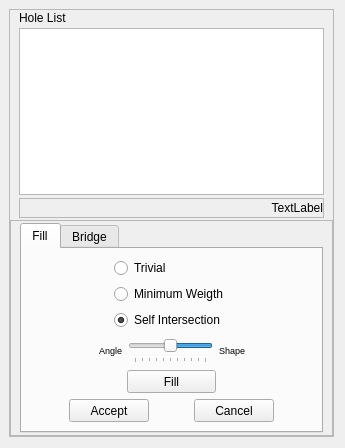
<?xml version="1.0" encoding="UTF-8"?>
<ui version="4.0">
 <class>FillerWidget</class>
 <widget class="QWidget" name="FillerWidget">
  <property name="windowModality">
   <enum>Qt::NonModal</enum>
  </property>
  <property name="geometry">
   <rect>
    <x>0</x>
    <y>0</y>
    <width>345</width>
    <height>448</height>
   </rect>
  </property>
  <property name="sizePolicy">
   <sizepolicy hsizetype="Preferred" vsizetype="Preferred">
    <horstretch>0</horstretch>
    <verstretch>0</verstretch>
   </sizepolicy>
  </property>
  <property name="minimumSize">
   <size>
    <width>0</width>
    <height>0</height>
   </size>
  </property>
  <property name="sizeIncrement">
   <size>
    <width>0</width>
    <height>0</height>
   </size>
  </property>
  <property name="contextMenuPolicy">
   <enum>Qt::DefaultContextMenu</enum>
  </property>
  <property name="windowTitle">
   <string>Edit Hole</string>
  </property>
  <layout class="QVBoxLayout">
   <property name="leftMargin">
    <number>9</number>
   </property>
   <property name="topMargin">
    <number>9</number>
   </property>
   <item>
    <widget class="QFrame" name="frame_main">
     <property name="sizePolicy">
      <sizepolicy hsizetype="Preferred" vsizetype="Preferred">
       <horstretch>0</horstretch>
       <verstretch>0</verstretch>
      </sizepolicy>
     </property>
     <property name="minimumSize">
      <size>
       <width>198</width>
       <height>410</height>
      </size>
     </property>
     <property name="frameShape">
      <enum>QFrame::StyledPanel</enum>
     </property>
     <property name="frameShadow">
      <enum>QFrame::Raised</enum>
     </property>
     <layout class="QVBoxLayout">
      <property name="spacing">
       <number>2</number>
      </property>
      <property name="margin">
       <number>0</number>
      </property>
      <item>
       <widget class="QFrame" name="frame_list">
        <property name="minimumSize">
         <size>
          <width>200</width>
          <height>150</height>
         </size>
        </property>
        <property name="sizeIncrement">
         <size>
          <width>5</width>
          <height>5</height>
         </size>
        </property>
        <property name="baseSize">
         <size>
          <width>5</width>
          <height>5</height>
         </size>
        </property>
        <layout class="QVBoxLayout" name="verticalLayout">
         <property name="spacing">
          <number>3</number>
         </property>
         <property name="topMargin">
          <number>0</number>
         </property>
         <property name="bottomMargin">
          <number>0</number>
         </property>
         <item>
          <widget class="QLabel" name="label_1">
           <property name="sizePolicy">
            <sizepolicy hsizetype="Fixed" vsizetype="Fixed">
             <horstretch>0</horstretch>
             <verstretch>0</verstretch>
            </sizepolicy>
           </property>
           <property name="minimumSize">
            <size>
             <width>80</width>
             <height>15</height>
            </size>
           </property>
           <property name="layoutDirection">
            <enum>Qt::LeftToRight</enum>
           </property>
           <property name="text">
            <string>Hole List</string>
           </property>
          </widget>
         </item>
         <item>
          <widget class="QTreeView" name="holeTree">
           <property name="sizePolicy">
            <sizepolicy hsizetype="Preferred" vsizetype="Preferred">
             <horstretch>0</horstretch>
             <verstretch>0</verstretch>
            </sizepolicy>
           </property>
           <property name="minimumSize">
            <size>
             <width>180</width>
             <height>130</height>
            </size>
           </property>
           <property name="sizeIncrement">
            <size>
             <width>5</width>
             <height>4</height>
            </size>
           </property>
           <property name="baseSize">
            <size>
             <width>5</width>
             <height>5</height>
            </size>
           </property>
           <property name="alternatingRowColors">
            <bool>true</bool>
           </property>
           <property name="selectionMode">
            <enum>QAbstractItemView::NoSelection</enum>
           </property>
           <property name="textElideMode">
            <enum>Qt::ElideNone</enum>
           </property>
           <property name="rootIsDecorated">
            <bool>false</bool>
           </property>
           <property name="itemsExpandable">
            <bool>false</bool>
           </property>
           <property name="sortingEnabled">
            <bool>true</bool>
           </property>
          </widget>
         </item>
         <item>
          <widget class="QFrame" name="frame">
           <property name="minimumSize">
            <size>
             <width>0</width>
             <height>20</height>
            </size>
           </property>
           <property name="frameShape">
            <enum>QFrame::StyledPanel</enum>
           </property>
           <property name="frameShadow">
            <enum>QFrame::Raised</enum>
           </property>
           <layout class="QGridLayout" name="gridLayout">
            <property name="margin">
             <number>0</number>
            </property>
            <property name="spacing">
             <number>0</number>
            </property>
            <item row="0" column="0">
             <layout class="QHBoxLayout" name="horizontalLayout">
              <item>
               <spacer name="horizontalSpacer">
                <property name="orientation">
                 <enum>Qt::Horizontal</enum>
                </property>
                <property name="sizeHint" stdset="0">
                 <size>
                  <width>40</width>
                  <height>20</height>
                 </size>
                </property>
               </spacer>
              </item>
              <item>
               <widget class="QLabel" name="infoLbl">
                <property name="minimumSize">
                 <size>
                  <width>200</width>
                  <height>0</height>
                 </size>
                </property>
                <property name="text">
                 <string>TextLabel</string>
                </property>
                <property name="alignment">
                 <set>Qt::AlignRight|Qt::AlignTrailing|Qt::AlignVCenter</set>
                </property>
               </widget>
              </item>
             </layout>
            </item>
           </layout>
          </widget>
         </item>
        </layout>
       </widget>
      </item>
      <item>
       <widget class="QFrame" name="frame_option">
        <property name="sizePolicy">
         <sizepolicy hsizetype="Preferred" vsizetype="Fixed">
          <horstretch>0</horstretch>
          <verstretch>0</verstretch>
         </sizepolicy>
        </property>
        <property name="minimumSize">
         <size>
          <width>200</width>
          <height>216</height>
         </size>
        </property>
        <property name="frameShape">
         <enum>QFrame::StyledPanel</enum>
        </property>
        <property name="frameShadow">
         <enum>QFrame::Raised</enum>
        </property>
        <layout class="QHBoxLayout">
         <property name="topMargin">
          <number>0</number>
         </property>
         <property name="bottomMargin">
          <number>0</number>
         </property>
         <item>
          <widget class="QTabWidget" name="operationTab">
           <property name="sizePolicy">
            <sizepolicy hsizetype="Minimum" vsizetype="Fixed">
             <horstretch>0</horstretch>
             <verstretch>0</verstretch>
            </sizepolicy>
           </property>
           <property name="minimumSize">
            <size>
             <width>180</width>
             <height>205</height>
            </size>
           </property>
           <property name="currentIndex">
            <number>0</number>
           </property>
           <property name="elideMode">
            <enum>Qt::ElideNone</enum>
           </property>
           <widget class="QWidget" name="fillTab">
            <attribute name="title">
             <string>Fill</string>
            </attribute>
            <layout class="QGridLayout">
             <item row="0" column="0" colspan="3">
              <layout class="QGridLayout">
               <item row="0" column="1">
                <widget class="QRadioButton" name="trivialRBtn">
                 <property name="layoutDirection">
                  <enum>Qt::LeftToRight</enum>
                 </property>
                 <property name="text">
                  <string>Trivial</string>
                 </property>
                 <property name="checked">
                  <bool>false</bool>
                 </property>
                </widget>
               </item>
               <item row="1" column="0">
                <spacer>
                 <property name="orientation">
                  <enum>Qt::Horizontal</enum>
                 </property>
                 <property name="sizeHint" stdset="0">
                  <size>
                   <width>40</width>
                   <height>20</height>
                  </size>
                 </property>
                </spacer>
               </item>
               <item row="1" column="1">
                <widget class="QRadioButton" name="minWRBtn">
                 <property name="text">
                  <string>Minimum Weigth</string>
                 </property>
                </widget>
               </item>
               <item row="1" column="2">
                <spacer>
                 <property name="orientation">
                  <enum>Qt::Horizontal</enum>
                 </property>
                 <property name="sizeHint" stdset="0">
                  <size>
                   <width>40</width>
                   <height>20</height>
                  </size>
                 </property>
                </spacer>
               </item>
               <item row="2" column="1">
                <widget class="QRadioButton" name="selfIntersRBtn">
                 <property name="text">
                  <string>Self Intersection</string>
                 </property>
                 <property name="checked">
                  <bool>true</bool>
                 </property>
                </widget>
               </item>
              </layout>
             </item>
             <item row="1" column="0" colspan="3">
              <layout class="QHBoxLayout">
               <item>
                <spacer>
                 <property name="orientation">
                  <enum>Qt::Horizontal</enum>
                 </property>
                 <property name="sizeHint" stdset="0">
                  <size>
                   <width>0</width>
                   <height>20</height>
                  </size>
                 </property>
                </spacer>
               </item>
               <item>
                <widget class="QLabel" name="label">
                 <property name="font">
                  <font>
                   <pointsize>7</pointsize>
                  </font>
                 </property>
                 <property name="text">
                  <string>Angle</string>
                 </property>
                 <property name="textFormat">
                  <enum>Qt::AutoText</enum>
                 </property>
                 <property name="alignment">
                  <set>Qt::AlignRight|Qt::AlignTrailing|Qt::AlignVCenter</set>
                 </property>
                </widget>
               </item>
               <item>
                <widget class="QSlider" name="diedralWeightSld">
                 <property name="minimumSize">
                  <size>
                   <width>85</width>
                   <height>26</height>
                  </size>
                 </property>
                 <property name="maximumSize">
                  <size>
                   <width>170</width>
                   <height>16777215</height>
                  </size>
                 </property>
                 <property name="maximum">
                  <number>100</number>
                 </property>
                 <property name="sliderPosition">
                  <number>50</number>
                 </property>
                 <property name="tracking">
                  <bool>true</bool>
                 </property>
                 <property name="orientation">
                  <enum>Qt::Horizontal</enum>
                 </property>
                 <property name="invertedAppearance">
                  <bool>true</bool>
                 </property>
                 <property name="tickPosition">
                  <enum>QSlider::TicksBelow</enum>
                 </property>
                 <property name="tickInterval">
                  <number>0</number>
                 </property>
                </widget>
               </item>
               <item>
                <widget class="QLabel" name="label_2">
                 <property name="font">
                  <font>
                   <pointsize>7</pointsize>
                  </font>
                 </property>
                 <property name="text">
                  <string>Shape</string>
                 </property>
                 <property name="textFormat">
                  <enum>Qt::AutoText</enum>
                 </property>
                </widget>
               </item>
               <item>
                <spacer>
                 <property name="orientation">
                  <enum>Qt::Horizontal</enum>
                 </property>
                 <property name="sizeHint" stdset="0">
                  <size>
                   <width>0</width>
                   <height>20</height>
                  </size>
                 </property>
                </spacer>
               </item>
              </layout>
             </item>
             <item row="2" column="0">
              <spacer>
               <property name="orientation">
                <enum>Qt::Horizontal</enum>
               </property>
               <property name="sizeHint" stdset="0">
                <size>
                 <width>40</width>
                 <height>20</height>
                </size>
               </property>
              </spacer>
             </item>
             <item row="2" column="1">
              <widget class="QPushButton" name="fillButton">
               <property name="sizePolicy">
                <sizepolicy hsizetype="Expanding" vsizetype="Fixed">
                 <horstretch>0</horstretch>
                 <verstretch>0</verstretch>
                </sizepolicy>
               </property>
               <property name="minimumSize">
                <size>
                 <width>70</width>
                 <height>23</height>
                </size>
               </property>
               <property name="maximumSize">
                <size>
                 <width>200</width>
                 <height>23</height>
                </size>
               </property>
               <property name="text">
                <string>Fill</string>
               </property>
              </widget>
             </item>
             <item row="2" column="2">
              <spacer>
               <property name="orientation">
                <enum>Qt::Horizontal</enum>
               </property>
               <property name="sizeHint" stdset="0">
                <size>
                 <width>40</width>
                 <height>20</height>
                </size>
               </property>
              </spacer>
             </item>
             <item row="3" column="0" colspan="3">
              <layout class="QHBoxLayout">
               <item>
                <spacer>
                 <property name="orientation">
                  <enum>Qt::Horizontal</enum>
                 </property>
                 <property name="sizeHint" stdset="0">
                  <size>
                   <width>0</width>
                   <height>20</height>
                  </size>
                 </property>
                </spacer>
               </item>
               <item>
                <widget class="QPushButton" name="acceptFillBtn">
                 <property name="enabled">
                  <bool>true</bool>
                 </property>
                 <property name="sizePolicy">
                  <sizepolicy hsizetype="Expanding" vsizetype="Fixed">
                   <horstretch>0</horstretch>
                   <verstretch>0</verstretch>
                  </sizepolicy>
                 </property>
                 <property name="minimumSize">
                  <size>
                   <width>70</width>
                   <height>23</height>
                  </size>
                 </property>
                 <property name="maximumSize">
                  <size>
                   <width>140</width>
                   <height>23</height>
                  </size>
                 </property>
                 <property name="text">
                  <string>Accept</string>
                 </property>
                </widget>
               </item>
               <item>
                <spacer>
                 <property name="orientation">
                  <enum>Qt::Horizontal</enum>
                 </property>
                 <property name="sizeHint" stdset="0">
                  <size>
                   <width>30</width>
                   <height>20</height>
                  </size>
                 </property>
                </spacer>
               </item>
               <item>
                <widget class="QPushButton" name="cancelFillBtn">
                 <property name="enabled">
                  <bool>true</bool>
                 </property>
                 <property name="sizePolicy">
                  <sizepolicy hsizetype="Expanding" vsizetype="Fixed">
                   <horstretch>0</horstretch>
                   <verstretch>0</verstretch>
                  </sizepolicy>
                 </property>
                 <property name="minimumSize">
                  <size>
                   <width>70</width>
                   <height>23</height>
                  </size>
                 </property>
                 <property name="maximumSize">
                  <size>
                   <width>140</width>
                   <height>23</height>
                  </size>
                 </property>
                 <property name="text">
                  <string>Cancel</string>
                 </property>
                </widget>
               </item>
               <item>
                <spacer>
                 <property name="orientation">
                  <enum>Qt::Horizontal</enum>
                 </property>
                 <property name="sizeHint" stdset="0">
                  <size>
                   <width>0</width>
                   <height>20</height>
                  </size>
                 </property>
                </spacer>
               </item>
              </layout>
             </item>
            </layout>
           </widget>
           <widget class="QWidget" name="bridgeTab">
            <attribute name="title">
             <string>Bridge</string>
            </attribute>
            <layout class="QGridLayout">
             <item row="0" column="0" colspan="3">
              <layout class="QHBoxLayout">
               <item>
                <spacer>
                 <property name="orientation">
                  <enum>Qt::Horizontal</enum>
                 </property>
                 <property name="sizeHint" stdset="0">
                  <size>
                   <width>10</width>
                   <height>20</height>
                  </size>
                 </property>
                </spacer>
               </item>
               <item>
                <widget class="QGroupBox" name="groupBox">
                 <property name="sizePolicy">
                  <sizepolicy hsizetype="Preferred" vsizetype="Fixed">
                   <horstretch>2</horstretch>
                   <verstretch>0</verstretch>
                  </sizepolicy>
                 </property>
                 <property name="minimumSize">
                  <size>
                   <width>160</width>
                   <height>73</height>
                  </size>
                 </property>
                 <property name="maximumSize">
                  <size>
                   <width>250</width>
                   <height>73</height>
                  </size>
                 </property>
                 <property name="title">
                  <string>Automatic bridging</string>
                 </property>
                 <property name="alignment">
                  <set>Qt::AlignLeading</set>
                 </property>
                 <layout class="QGridLayout">
                  <property name="topMargin">
                   <number>3</number>
                  </property>
                  <property name="bottomMargin">
                   <number>3</number>
                  </property>
                  <property name="verticalSpacing">
                   <number>2</number>
                  </property>
                  <item row="0" column="0" colspan="2">
                   <layout class="QHBoxLayout">
                    <property name="spacing">
                     <number>5</number>
                    </property>
                    <item>
                     <widget class="QCheckBox" name="selfHoleChkB">
                      <property name="sizePolicy">
                       <sizepolicy hsizetype="Minimum" vsizetype="Fixed">
                        <horstretch>0</horstretch>
                        <verstretch>0</verstretch>
                       </sizepolicy>
                      </property>
                      <property name="text">
                       <string>Self hole Bridge</string>
                      </property>
                      <property name="checked">
                       <bool>false</bool>
                      </property>
                     </widget>
                    </item>
                    <item>
                     <spacer>
                      <property name="orientation">
                       <enum>Qt::Horizontal</enum>
                      </property>
                      <property name="sizeHint" stdset="0">
                       <size>
                        <width>0</width>
                        <height>16</height>
                       </size>
                      </property>
                     </spacer>
                    </item>
                    <item>
                     <widget class="QPushButton" name="autoBridgeBtn">
                      <property name="minimumSize">
                       <size>
                        <width>40</width>
                        <height>23</height>
                       </size>
                      </property>
                      <property name="maximumSize">
                       <size>
                        <width>70</width>
                        <height>23</height>
                       </size>
                      </property>
                      <property name="layoutDirection">
                       <enum>Qt::LeftToRight</enum>
                      </property>
                      <property name="text">
                       <string>Build</string>
                      </property>
                     </widget>
                    </item>
                   </layout>
                  </item>
                  <item row="1" column="0">
                   <layout class="QHBoxLayout">
                    <item>
                     <widget class="QLabel" name="label_sld_sx">
                      <property name="enabled">
                       <bool>false</bool>
                      </property>
                      <property name="sizePolicy">
                       <sizepolicy hsizetype="Fixed" vsizetype="Fixed">
                        <horstretch>0</horstretch>
                        <verstretch>0</verstretch>
                       </sizepolicy>
                      </property>
                      <property name="font">
                       <font>
                        <pointsize>7</pointsize>
                       </font>
                      </property>
                      <property name="text">
                       <string>Shape</string>
                      </property>
                      <property name="textFormat">
                       <enum>Qt::AutoText</enum>
                      </property>
                     </widget>
                    </item>
                    <item>
                     <widget class="QSlider" name="bridgeParamSld">
                      <property name="enabled">
                       <bool>false</bool>
                      </property>
                      <property name="minimumSize">
                       <size>
                        <width>80</width>
                        <height>0</height>
                       </size>
                      </property>
                      <property name="sizeIncrement">
                       <size>
                        <width>2</width>
                        <height>0</height>
                       </size>
                      </property>
                      <property name="layoutDirection">
                       <enum>Qt::RightToLeft</enum>
                      </property>
                      <property name="maximum">
                       <number>100</number>
                      </property>
                      <property name="sliderPosition">
                       <number>50</number>
                      </property>
                      <property name="tracking">
                       <bool>true</bool>
                      </property>
                      <property name="orientation">
                       <enum>Qt::Horizontal</enum>
                      </property>
                      <property name="invertedAppearance">
                       <bool>true</bool>
                      </property>
                      <property name="tickPosition">
                       <enum>QSlider::TicksBelow</enum>
                      </property>
                      <property name="tickInterval">
                       <number>0</number>
                      </property>
                     </widget>
                    </item>
                    <item>
                     <widget class="QLabel" name="label_sld_dx">
                      <property name="enabled">
                       <bool>false</bool>
                      </property>
                      <property name="sizePolicy">
                       <sizepolicy hsizetype="Fixed" vsizetype="Fixed">
                        <horstretch>0</horstretch>
                        <verstretch>0</verstretch>
                       </sizepolicy>
                      </property>
                      <property name="font">
                       <font>
                        <pointsize>7</pointsize>
                       </font>
                      </property>
                      <property name="text">
                       <string>1/2 hole</string>
                      </property>
                      <property name="textFormat">
                       <enum>Qt::AutoText</enum>
                      </property>
                     </widget>
                    </item>
                   </layout>
                  </item>
                  <item row="1" column="1">
                   <spacer>
                    <property name="orientation">
                     <enum>Qt::Horizontal</enum>
                    </property>
                    <property name="sizeHint" stdset="0">
                     <size>
                      <width>0</width>
                      <height>16</height>
                     </size>
                    </property>
                   </spacer>
                  </item>
                 </layout>
                </widget>
               </item>
               <item>
                <spacer>
                 <property name="orientation">
                  <enum>Qt::Horizontal</enum>
                 </property>
                 <property name="sizeHint" stdset="0">
                  <size>
                   <width>10</width>
                   <height>20</height>
                  </size>
                 </property>
                </spacer>
               </item>
              </layout>
             </item>
             <item row="1" column="0">
              <spacer>
               <property name="orientation">
                <enum>Qt::Horizontal</enum>
               </property>
               <property name="sizeHint" stdset="0">
                <size>
                 <width>20</width>
                 <height>20</height>
                </size>
               </property>
              </spacer>
             </item>
             <item row="1" column="1">
              <widget class="QPushButton" name="manualBridgeBtn">
               <property name="sizePolicy">
                <sizepolicy hsizetype="Preferred" vsizetype="Fixed">
                 <horstretch>2</horstretch>
                 <verstretch>0</verstretch>
                </sizepolicy>
               </property>
               <property name="minimumSize">
                <size>
                 <width>140</width>
                 <height>23</height>
                </size>
               </property>
               <property name="maximumSize">
                <size>
                 <width>170</width>
                 <height>23</height>
                </size>
               </property>
               <property name="sizeIncrement">
                <size>
                 <width>0</width>
                 <height>0</height>
                </size>
               </property>
               <property name="text">
                <string>Start manual bridging</string>
               </property>
              </widget>
             </item>
             <item row="1" column="2">
              <spacer>
               <property name="orientation">
                <enum>Qt::Horizontal</enum>
               </property>
               <property name="sizeHint" stdset="0">
                <size>
                 <width>20</width>
                 <height>20</height>
                </size>
               </property>
              </spacer>
             </item>
             <item row="2" column="0">
              <spacer>
               <property name="orientation">
                <enum>Qt::Horizontal</enum>
               </property>
               <property name="sizeHint" stdset="0">
                <size>
                 <width>20</width>
                 <height>20</height>
                </size>
               </property>
              </spacer>
             </item>
             <item row="2" column="1">
              <widget class="QPushButton" name="nmHoleClosureBtn">
               <property name="sizePolicy">
                <sizepolicy hsizetype="Preferred" vsizetype="Fixed">
                 <horstretch>0</horstretch>
                 <verstretch>0</verstretch>
                </sizepolicy>
               </property>
               <property name="minimumSize">
                <size>
                 <width>140</width>
                 <height>23</height>
                </size>
               </property>
               <property name="maximumSize">
                <size>
                 <width>170</width>
                 <height>23</height>
                </size>
               </property>
               <property name="text">
                <string>Close NonManifold Hole</string>
               </property>
              </widget>
             </item>
             <item row="2" column="2">
              <spacer>
               <property name="orientation">
                <enum>Qt::Horizontal</enum>
               </property>
               <property name="sizeHint" stdset="0">
                <size>
                 <width>20</width>
                 <height>20</height>
                </size>
               </property>
              </spacer>
             </item>
             <item row="3" column="0" colspan="3">
              <layout class="QHBoxLayout">
               <item>
                <spacer>
                 <property name="orientation">
                  <enum>Qt::Horizontal</enum>
                 </property>
                 <property name="sizeHint" stdset="0">
                  <size>
                   <width>16</width>
                   <height>20</height>
                  </size>
                 </property>
                </spacer>
               </item>
               <item>
                <widget class="QPushButton" name="acceptBridgeBtn">
                 <property name="enabled">
                  <bool>false</bool>
                 </property>
                 <property name="sizePolicy">
                  <sizepolicy hsizetype="Expanding" vsizetype="Fixed">
                   <horstretch>0</horstretch>
                   <verstretch>0</verstretch>
                  </sizepolicy>
                 </property>
                 <property name="minimumSize">
                  <size>
                   <width>70</width>
                   <height>23</height>
                  </size>
                 </property>
                 <property name="maximumSize">
                  <size>
                   <width>90</width>
                   <height>23</height>
                  </size>
                 </property>
                 <property name="text">
                  <string>Accept</string>
                 </property>
                </widget>
               </item>
               <item>
                <spacer>
                 <property name="orientation">
                  <enum>Qt::Horizontal</enum>
                 </property>
                 <property name="sizeHint" stdset="0">
                  <size>
                   <width>40</width>
                   <height>20</height>
                  </size>
                 </property>
                </spacer>
               </item>
               <item>
                <widget class="QPushButton" name="clearBridgeBtn">
                 <property name="enabled">
                  <bool>false</bool>
                 </property>
                 <property name="sizePolicy">
                  <sizepolicy hsizetype="Expanding" vsizetype="Fixed">
                   <horstretch>0</horstretch>
                   <verstretch>0</verstretch>
                  </sizepolicy>
                 </property>
                 <property name="minimumSize">
                  <size>
                   <width>70</width>
                   <height>23</height>
                  </size>
                 </property>
                 <property name="maximumSize">
                  <size>
                   <width>90</width>
                   <height>23</height>
                  </size>
                 </property>
                 <property name="text">
                  <string>Clear</string>
                 </property>
                </widget>
               </item>
               <item>
                <spacer>
                 <property name="orientation">
                  <enum>Qt::Horizontal</enum>
                 </property>
                 <property name="sizeHint" stdset="0">
                  <size>
                   <width>16</width>
                   <height>20</height>
                  </size>
                 </property>
                </spacer>
               </item>
              </layout>
             </item>
            </layout>
           </widget>
          </widget>
         </item>
        </layout>
       </widget>
      </item>
     </layout>
    </widget>
   </item>
  </layout>
 </widget>
 <resources/>
 <connections>
  <connection>
   <sender>trivialRBtn</sender>
   <signal>toggled(bool)</signal>
   <receiver>diedralWeightSld</receiver>
   <slot>setDisabled(bool)</slot>
   <hints>
    <hint type="sourcelabel">
     <x>123</x>
     <y>300</y>
    </hint>
    <hint type="destinationlabel">
     <x>152</x>
     <y>364</y>
    </hint>
   </hints>
  </connection>
  <connection>
   <sender>trivialRBtn</sender>
   <signal>toggled(bool)</signal>
   <receiver>label</receiver>
   <slot>setDisabled(bool)</slot>
   <hints>
    <hint type="sourcelabel">
     <x>171</x>
     <y>272</y>
    </hint>
    <hint type="destinationlabel">
     <x>109</x>
     <y>349</y>
    </hint>
   </hints>
  </connection>
  <connection>
   <sender>trivialRBtn</sender>
   <signal>toggled(bool)</signal>
   <receiver>label_2</receiver>
   <slot>setDisabled(bool)</slot>
   <hints>
    <hint type="sourcelabel">
     <x>171</x>
     <y>272</y>
    </hint>
    <hint type="destinationlabel">
     <x>231</x>
     <y>349</y>
    </hint>
   </hints>
  </connection>
 </connections>
</ui>
